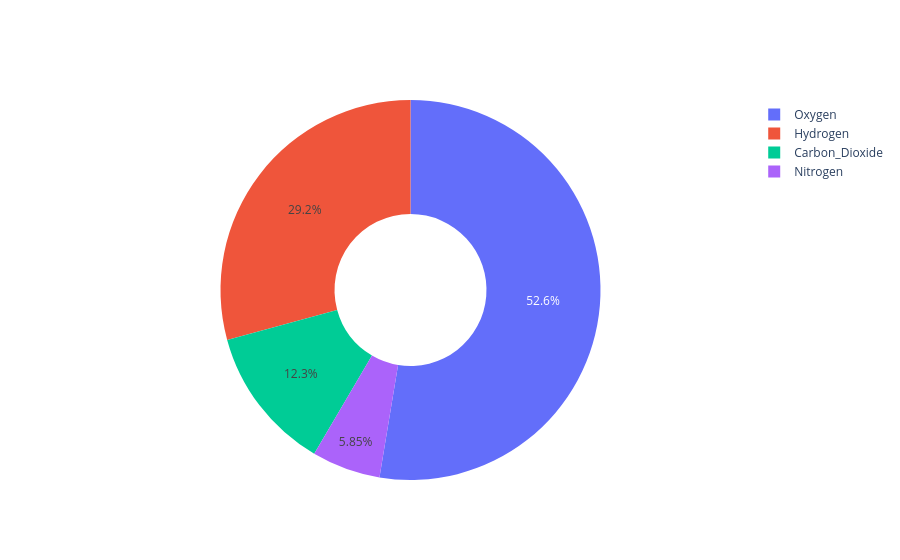

Notebook code for this chart:
### Markdown cell above
### Donut Chart

### Code cell
labels = ['Oxygen','Hydrogen','Carbon_Dioxide','Nitrogen']
values = [4500, 2500, 1053, 500]

fig = go.Figure(data=[go.Pie(labels=labels, values=values, hole=0.4)])
fig.show()

### Figure 1 — Plotly figure (JSON) as saved in the notebook; plotly's stock layout.template omitted (floating-point values rounded to 4 significant figures)
{"data": [{"hole": 0.4, "labels": ["Oxygen", "Hydrogen", "Carbon_Dioxide", "Nitrogen"], "type": "pie", "values": [4500, 2500, 1053, 500]}], "layout": {"autosize": true}}
